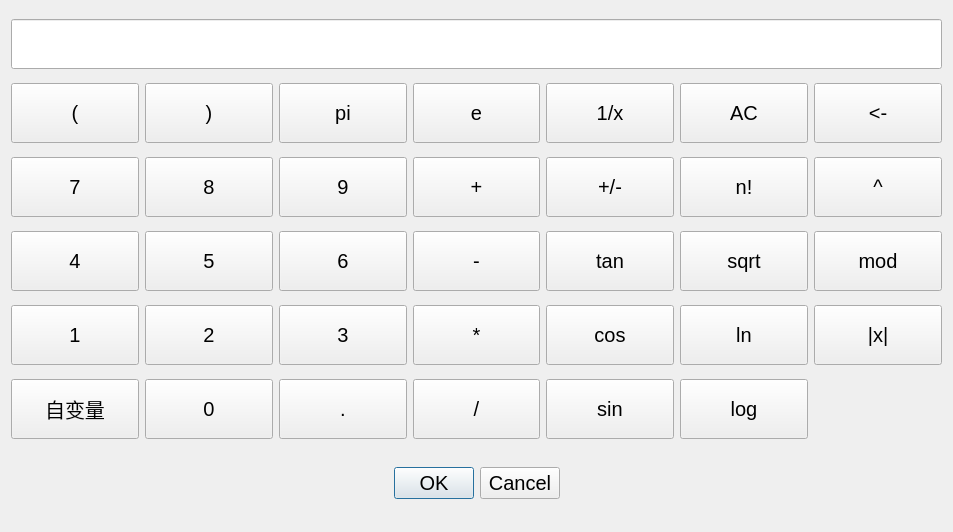
<?xml version="1.0" encoding="UTF-8"?>
<ui version="4.0">
 <class>QFunctionDlg</class>
 <widget class="QDialog" name="QFunctionDlg">
  <property name="geometry">
   <rect>
    <x>0</x>
    <y>0</y>
    <width>953</width>
    <height>532</height>
   </rect>
  </property>
  <property name="font">
   <font>
    <pointsize>15</pointsize>
   </font>
  </property>
  <property name="windowTitle">
   <string>函数表达式编辑器</string>
  </property>
  <layout class="QVBoxLayout" name="verticalLayout_2">
   <item>
    <widget class="QLineEdit" name="m_EditFunction">
     <property name="minimumSize">
      <size>
       <width>0</width>
       <height>50</height>
      </size>
     </property>
     <property name="font">
      <font>
       <pointsize>15</pointsize>
      </font>
     </property>
     <property name="alignment">
      <set>Qt::AlignRight|Qt::AlignTrailing|Qt::AlignVCenter</set>
     </property>
     <property name="readOnly">
      <bool>true</bool>
     </property>
    </widget>
   </item>
   <item>
    <layout class="QHBoxLayout" name="horizontalLayout">
     <item>
      <widget class="QPushButton" name="m_Left">
       <property name="minimumSize">
        <size>
         <width>120</width>
         <height>60</height>
        </size>
       </property>
       <property name="text">
        <string>(</string>
       </property>
      </widget>
     </item>
     <item>
      <widget class="QPushButton" name="m_Right">
       <property name="minimumSize">
        <size>
         <width>120</width>
         <height>60</height>
        </size>
       </property>
       <property name="text">
        <string>)</string>
       </property>
      </widget>
     </item>
     <item>
      <widget class="QPushButton" name="m_Pi">
       <property name="minimumSize">
        <size>
         <width>120</width>
         <height>60</height>
        </size>
       </property>
       <property name="text">
        <string>pi</string>
       </property>
      </widget>
     </item>
     <item>
      <widget class="QPushButton" name="m_E">
       <property name="minimumSize">
        <size>
         <width>120</width>
         <height>60</height>
        </size>
       </property>
       <property name="text">
        <string>e</string>
       </property>
      </widget>
     </item>
     <item>
      <widget class="QPushButton" name="m_Reciproal">
       <property name="minimumSize">
        <size>
         <width>120</width>
         <height>60</height>
        </size>
       </property>
       <property name="text">
        <string>1/x</string>
       </property>
      </widget>
     </item>
     <item>
      <widget class="QPushButton" name="m_AllClear">
       <property name="minimumSize">
        <size>
         <width>120</width>
         <height>60</height>
        </size>
       </property>
       <property name="text">
        <string>AC</string>
       </property>
      </widget>
     </item>
     <item>
      <widget class="QPushButton" name="m_Delete">
       <property name="minimumSize">
        <size>
         <width>120</width>
         <height>60</height>
        </size>
       </property>
       <property name="text">
        <string>&lt;-</string>
       </property>
      </widget>
     </item>
    </layout>
   </item>
   <item>
    <layout class="QHBoxLayout" name="horizontalLayout_2">
     <item>
      <widget class="QPushButton" name="m_Num_7">
       <property name="minimumSize">
        <size>
         <width>120</width>
         <height>60</height>
        </size>
       </property>
       <property name="text">
        <string>7</string>
       </property>
      </widget>
     </item>
     <item>
      <widget class="QPushButton" name="m_Num_8">
       <property name="minimumSize">
        <size>
         <width>120</width>
         <height>60</height>
        </size>
       </property>
       <property name="text">
        <string>8</string>
       </property>
      </widget>
     </item>
     <item>
      <widget class="QPushButton" name="m_Num9">
       <property name="minimumSize">
        <size>
         <width>120</width>
         <height>60</height>
        </size>
       </property>
       <property name="text">
        <string>9</string>
       </property>
      </widget>
     </item>
     <item>
      <widget class="QPushButton" name="m_Plus">
       <property name="minimumSize">
        <size>
         <width>120</width>
         <height>60</height>
        </size>
       </property>
       <property name="text">
        <string>+</string>
       </property>
      </widget>
     </item>
     <item>
      <widget class="QPushButton" name="m_Negative">
       <property name="minimumSize">
        <size>
         <width>120</width>
         <height>60</height>
        </size>
       </property>
       <property name="text">
        <string>+/-</string>
       </property>
      </widget>
     </item>
     <item>
      <widget class="QPushButton" name="m_Factorial">
       <property name="minimumSize">
        <size>
         <width>120</width>
         <height>60</height>
        </size>
       </property>
       <property name="text">
        <string>n!</string>
       </property>
      </widget>
     </item>
     <item>
      <widget class="QPushButton" name="m_Pow">
       <property name="minimumSize">
        <size>
         <width>120</width>
         <height>60</height>
        </size>
       </property>
       <property name="text">
        <string>^</string>
       </property>
      </widget>
     </item>
    </layout>
   </item>
   <item>
    <layout class="QHBoxLayout" name="horizontalLayout_3">
     <item>
      <widget class="QPushButton" name="m_Num_4">
       <property name="minimumSize">
        <size>
         <width>120</width>
         <height>60</height>
        </size>
       </property>
       <property name="text">
        <string>4</string>
       </property>
      </widget>
     </item>
     <item>
      <widget class="QPushButton" name="m_Num_5">
       <property name="minimumSize">
        <size>
         <width>120</width>
         <height>60</height>
        </size>
       </property>
       <property name="text">
        <string>5</string>
       </property>
      </widget>
     </item>
     <item>
      <widget class="QPushButton" name="m_Num_6">
       <property name="minimumSize">
        <size>
         <width>120</width>
         <height>60</height>
        </size>
       </property>
       <property name="text">
        <string>6</string>
       </property>
      </widget>
     </item>
     <item>
      <widget class="QPushButton" name="m_Minus">
       <property name="minimumSize">
        <size>
         <width>120</width>
         <height>60</height>
        </size>
       </property>
       <property name="text">
        <string>-</string>
       </property>
      </widget>
     </item>
     <item>
      <widget class="QPushButton" name="m_Tan">
       <property name="minimumSize">
        <size>
         <width>120</width>
         <height>60</height>
        </size>
       </property>
       <property name="text">
        <string>tan</string>
       </property>
      </widget>
     </item>
     <item>
      <widget class="QPushButton" name="m_Sqrt">
       <property name="minimumSize">
        <size>
         <width>120</width>
         <height>60</height>
        </size>
       </property>
       <property name="text">
        <string>sqrt</string>
       </property>
      </widget>
     </item>
     <item>
      <widget class="QPushButton" name="m_Mod">
       <property name="minimumSize">
        <size>
         <width>120</width>
         <height>60</height>
        </size>
       </property>
       <property name="text">
        <string>mod</string>
       </property>
      </widget>
     </item>
    </layout>
   </item>
   <item>
    <layout class="QHBoxLayout" name="horizontalLayout_4">
     <item>
      <widget class="QPushButton" name="m_Num_1">
       <property name="minimumSize">
        <size>
         <width>120</width>
         <height>60</height>
        </size>
       </property>
       <property name="text">
        <string>1</string>
       </property>
      </widget>
     </item>
     <item>
      <widget class="QPushButton" name="m_Num_2">
       <property name="minimumSize">
        <size>
         <width>120</width>
         <height>60</height>
        </size>
       </property>
       <property name="text">
        <string>2</string>
       </property>
      </widget>
     </item>
     <item>
      <widget class="QPushButton" name="m_Num_3">
       <property name="minimumSize">
        <size>
         <width>120</width>
         <height>60</height>
        </size>
       </property>
       <property name="text">
        <string>3</string>
       </property>
      </widget>
     </item>
     <item>
      <widget class="QPushButton" name="m_Multiply">
       <property name="minimumSize">
        <size>
         <width>120</width>
         <height>60</height>
        </size>
       </property>
       <property name="text">
        <string>*</string>
       </property>
      </widget>
     </item>
     <item>
      <widget class="QPushButton" name="m_Cos">
       <property name="minimumSize">
        <size>
         <width>120</width>
         <height>60</height>
        </size>
       </property>
       <property name="text">
        <string>cos</string>
       </property>
      </widget>
     </item>
     <item>
      <widget class="QPushButton" name="m_Ln">
       <property name="minimumSize">
        <size>
         <width>120</width>
         <height>60</height>
        </size>
       </property>
       <property name="text">
        <string>ln</string>
       </property>
      </widget>
     </item>
     <item>
      <widget class="QPushButton" name="m_Abs">
       <property name="minimumSize">
        <size>
         <width>120</width>
         <height>60</height>
        </size>
       </property>
       <property name="text">
        <string>|x|</string>
       </property>
      </widget>
     </item>
    </layout>
   </item>
   <item>
    <layout class="QHBoxLayout" name="horizontalLayout_5">
     <item>
      <widget class="QPushButton" name="m_DV">
       <property name="minimumSize">
        <size>
         <width>120</width>
         <height>60</height>
        </size>
       </property>
       <property name="text">
        <string>自变量</string>
       </property>
      </widget>
     </item>
     <item>
      <widget class="QPushButton" name="m_Num_0">
       <property name="minimumSize">
        <size>
         <width>120</width>
         <height>60</height>
        </size>
       </property>
       <property name="text">
        <string>0</string>
       </property>
      </widget>
     </item>
     <item>
      <widget class="QPushButton" name="m_Dot">
       <property name="minimumSize">
        <size>
         <width>120</width>
         <height>60</height>
        </size>
       </property>
       <property name="text">
        <string>.</string>
       </property>
      </widget>
     </item>
     <item>
      <widget class="QPushButton" name="m_Divide">
       <property name="minimumSize">
        <size>
         <width>120</width>
         <height>60</height>
        </size>
       </property>
       <property name="text">
        <string>/</string>
       </property>
      </widget>
     </item>
     <item>
      <widget class="QPushButton" name="m_Sin">
       <property name="minimumSize">
        <size>
         <width>120</width>
         <height>60</height>
        </size>
       </property>
       <property name="text">
        <string>sin</string>
       </property>
      </widget>
     </item>
     <item>
      <widget class="QPushButton" name="m_Log">
       <property name="minimumSize">
        <size>
         <width>120</width>
         <height>60</height>
        </size>
       </property>
       <property name="text">
        <string>log</string>
       </property>
      </widget>
     </item>
     <item>
      <widget class="QLabel" name="label">
       <property name="maximumSize">
        <size>
         <width>16777215</width>
         <height>60</height>
        </size>
       </property>
       <property name="text">
        <string/>
       </property>
      </widget>
     </item>
    </layout>
   </item>
   <item>
    <layout class="QHBoxLayout" name="horizontalLayout_6">
     <item>
      <spacer name="horizontalSpacer">
       <property name="orientation">
        <enum>Qt::Horizontal</enum>
       </property>
       <property name="sizeHint" stdset="0">
        <size>
         <width>40</width>
         <height>20</height>
        </size>
       </property>
      </spacer>
     </item>
     <item>
      <widget class="QDialogButtonBox" name="buttonBox">
       <property name="minimumSize">
        <size>
         <width>0</width>
         <height>60</height>
        </size>
       </property>
       <property name="sizeIncrement">
        <size>
         <width>0</width>
         <height>0</height>
        </size>
       </property>
       <property name="orientation">
        <enum>Qt::Horizontal</enum>
       </property>
       <property name="standardButtons">
        <set>QDialogButtonBox::Cancel|QDialogButtonBox::Ok</set>
       </property>
       <property name="centerButtons">
        <bool>true</bool>
       </property>
      </widget>
     </item>
     <item>
      <spacer name="horizontalSpacer_2">
       <property name="orientation">
        <enum>Qt::Horizontal</enum>
       </property>
       <property name="sizeHint" stdset="0">
        <size>
         <width>40</width>
         <height>20</height>
        </size>
       </property>
      </spacer>
     </item>
    </layout>
   </item>
  </layout>
 </widget>
 <resources/>
 <connections/>
</ui>
